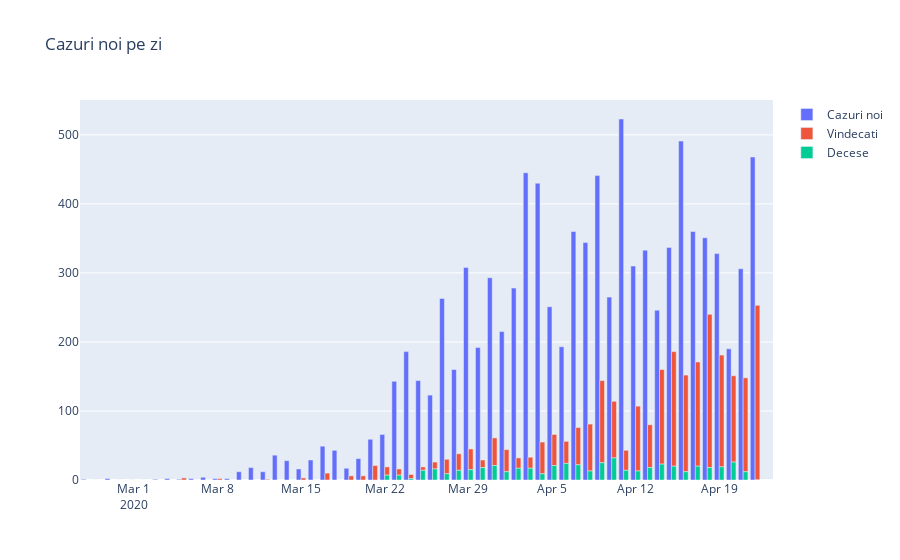

Notebook code cell kept with this figure:
### Code cell
#Cazuri externe pe zi
x = total['data']
y = total['pe_zi']

fig = go.Figure(data=[
    go.Bar(name='Cazuri noi', x=x, y=y, offsetgroup=0),
    go.Bar(name='Vindecati', x=x, y=total["vindecati_pe_zi"], offsetgroup=1, base=total["decese_pe_zi"]),
    go.Bar(name='Decese', x=x, y=total["decese_pe_zi"], offsetgroup=1)
])
fig.update_layout(title="Cazuri noi pe zi")
fig.show()

#py.iplot(fig, filename="cazuri_noi_pe_zi")
pio.write_html(fig, file='infectii_noi_zi.html', auto_open=True)
